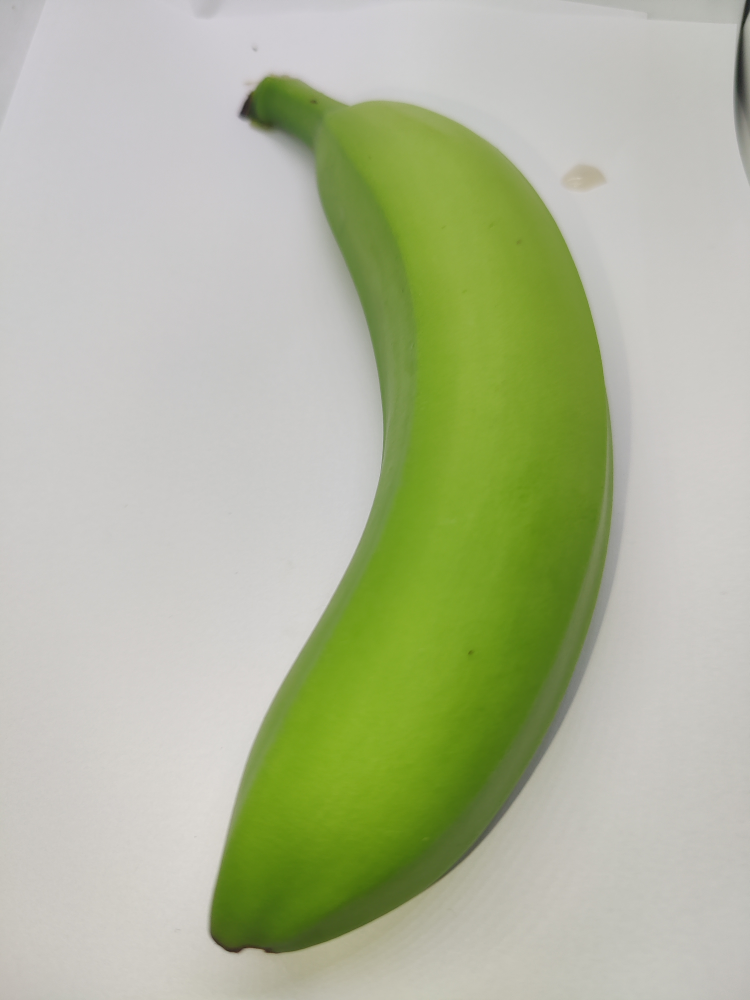
#> input picture green_bananas/IMG_20211115_213429.jpg, 3000 x 4000 px, found by its file name (shown at 1/4 size); its folder holds 4 pictures in this run
$ python red_bad_bananas.py
#> lines starting #> are read from the running program, lines starting #| are printed output that depends on the picture
import cv2
import os

ent_imagen = "C:/Users/Jose/Downloads/JOSE/jose/Electronica/VIII Semestre/Seminario modalidad de grado/proyecto_frutas/green_bananas"

ent_imagen_red = "C:/Users/Jose/Downloads/JOSE/jose/Electronica/VIII Semestre/Seminario modalidad de grado/proyecto_frutas/green_bananas_pru"

if not os.path.exists(ent_imagen_red):
    os.makedirs(ent_imagen_red)

nombre_imagenes = os.listdir(ent_imagen)

cont = 0
for nombre_imagen in nombre_imagenes:
    direccion_imagen = ent_imagen + "/" + nombre_imagen
    imagen = cv2.imread(direccion_imagen)
#> imagen is the input picture: shape (4000, 3000, 3); mean B, G, R 153.1, 183.7, 175.9

    imagen = cv2.resize(imagen, (255, 255), interpolation=cv2.INTER_CUBIC)
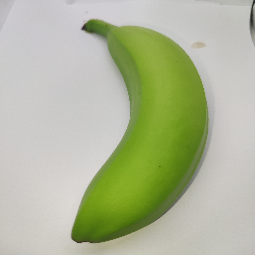
#> imagen: shape (255, 255, 3); mean B, G, R 153.1, 183.7, 175.9

    cv2.imwrite(ent_imagen_red + "/imagen_red" + str(cont) + ".jpg", imagen)
    cont += 1
#> pass 2 of the loop `for nombre_imagen in nombre_imagenes:`:
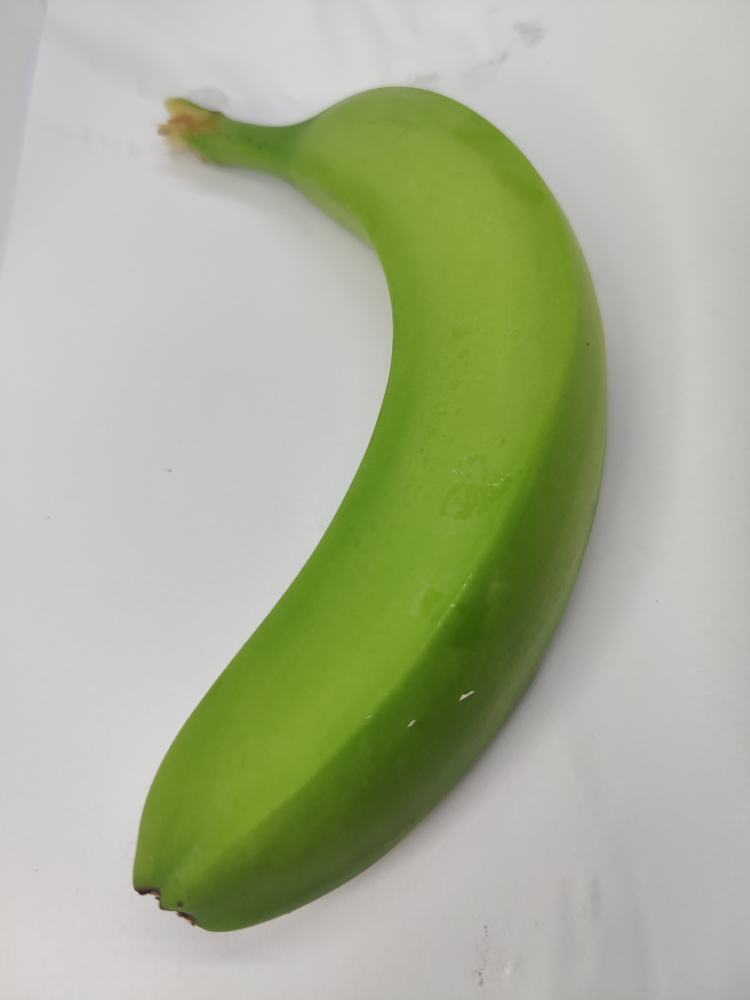
#> input picture green_bananas/IMG_20211115_213835.jpg, 3000 x 4000 px, found by its file name (shown at 1/4 size)
#> imagen is the input picture: shape (4000, 3000, 3); mean B, G, R 150, 177, 169.4
#> `imagen = cv2.resize(imagen, (255, 255), interpolation=cv2.INTER_CUBIC)`:
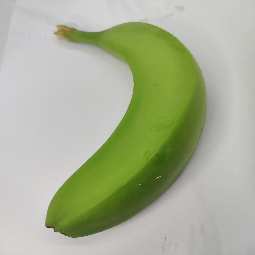
#> imagen: shape (255, 255, 3); mean B, G, R 150, 177, 169.4
#> pass 3 of the loop `for nombre_imagen in nombre_imagenes:`:
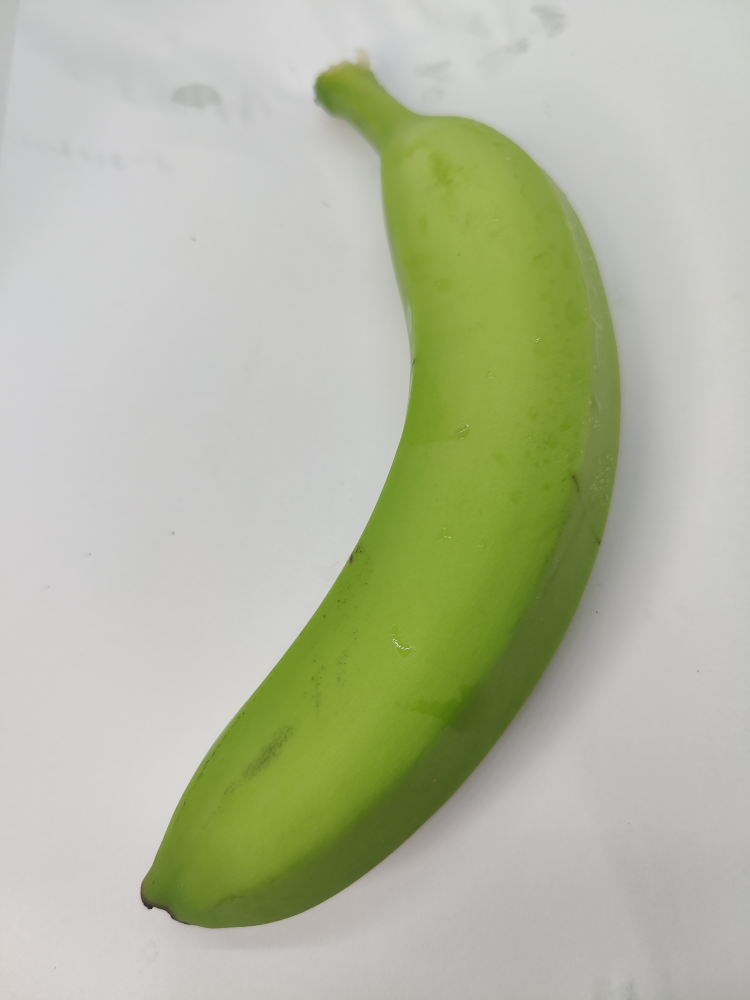
#> input picture green_bananas/IMG_20211115_214033.jpg, 3000 x 4000 px, found by its file name (shown at 1/4 size)
#> imagen is the input picture: shape (4000, 3000, 3); mean B, G, R 160.3, 184.9, 179.3
#> `imagen = cv2.resize(imagen, (255, 255), interpolation=cv2.INTER_CUBIC)`:
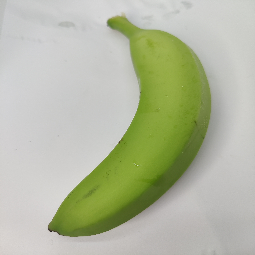
#> imagen: shape (255, 255, 3); mean B, G, R 160.3, 184.9, 179.3
#> the loop made 4 passes; the first 3 are shown
